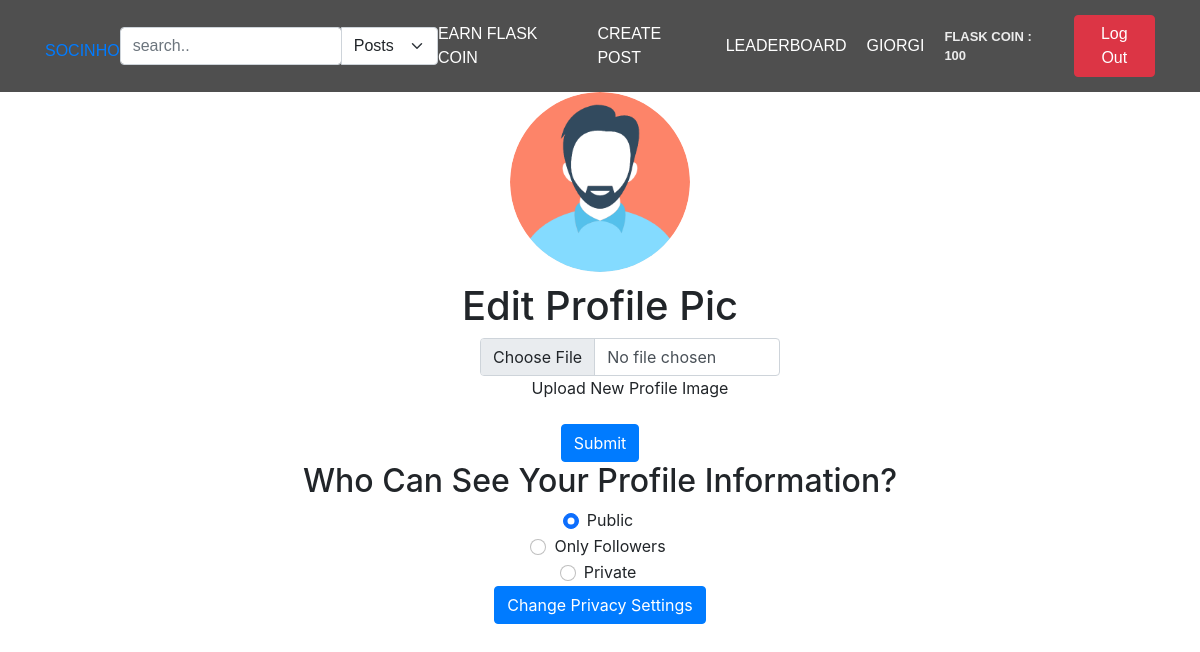
The page /user-settings (signed in) on the database its author committed.
### app/main/models.py (models this page shows, shortened)
class User(db.Model, UserMixin):
    id = db.Column(db.Integer, primary_key=True)
    username = db.Column(db.String(80), unique=True)
    email = db.Column(db.String(50), nullable=False)
    password = db.Column(db.String(50), nullable=False)
    user_image = db.Column(db.String(80), default='static/pfp/default.png')
    flask_coin = db.Column(db.Integer, default=100)
    privacy = db.Column(db.String(50), default='public')
    posts = db.relationship('Post', backref='user', lazy=True, cascade="all, delete-orphan")
    followers = db.relationship('Follow', foreign_keys='Follow.following_to_id', backref='following_to', lazy='dynamic', cascade="all, delete-orphan", uselist=True)
    following = db.relationship('Follow', foreign_keys='Follow.following_from_id', backref='following_from', lazy='dynamic', cascade="all, delete-orphan", uselist=True)
    likes = db.relationship('Like', backref='user', lazy=True, cascade="all, delete-orphan")
    def delete(self):
        db.session.delete(self)
        db.session.commit()

### app/main/views.py (the view)
@main_bp.route('/user-settings', methods=['GET', 'POST'])
@login_required
def user_settings():
    if request.method == 'GET':
        return render_template('user-settings.html')

### app/main/views.py (called while the page is built)
@login_manager.user_loader
def load_user(user_id):
    return User.query.get(user_id)

### app/main/templates/user-settings.html (shortened to what this page needs)
{% extends "main.html" %}
{% block content %}
<div style="text-align: center;">
    <img src="{{current_user.user_image}}" alt="pfp" width="180" height="180" style="border-radius: 50%;">
    <div style="text-align: center; margin-top: 10px;" >
        <form action="{{ url_for('main.change_pfp') }}" method="post" enctype="multipart/form-data">
            <h1 style="text-align: center;">Edit Profile Pic</h1>
            <div class="form-group" style="text-align: center; margin-left:40%; margin-right: 50%; width: 300px;">
                <input type="file" name="profile_picture" class="form-control" id="formFile" required>
                <label for="formFile" class="form-label">Upload New Profile Image</label>
            </div>
            <button type="submit" class="btn btn-primary">Submit</button>
        </form>
    </div>
</div>
<div style="text-align: center;">
    <h2>Who Can See Your Profile Information?</h2>
    <form action="{{ url_for('main.change_privacy') }}" method="post">
        <div class="form-check">
            {% if current_user.privacy == 'public' %}
                <input class="form-check-input" type="radio" name="info_privacy" id="flexRadioDefault1" value="public" checked>
            {% else %}
                <input class="form-check-input" type="radio" name="info_privacy" id="flexRadioDefault1" value="public">
            {% endif %}
            <label class="form-check-label" for="flexRadioDefault1">
            Public
            </label>
        </div>
        <div class="form-check">
            {% if current_user.privacy == 'followers' %}
                <input class="form-check-input" type="radio" name="info_privacy" id="flexRadioDefault2" value="followers" checked>
            {% else %}
                <input class="form-check-input" type="radio" name="info_privacy" id="flexRadioDefault2" value="followers">
            {% endif %}
            <label class="form-check-label" for="flexRadioDefault2">
            Only Followers
            </label>
        </div>
        <div class="form-check">
            {% if current_user.privacy == 'private' %}
                <input class="form-check-input" type="radio" name="info_privacy" id="flexRadioDefault3" value="private" checked>
            {% else %}
                <input class="form-check-input" type="radio" name="info_privacy" id="flexRadioDefault3" value="private">
            {% endif %}
            <label class="form-check-label" for="flexRadioDefault3">
            Private
            </label>
        </div>
        <div class="form-group" style="text-align: center;">
            <button class="btn btn-primary" type="submit">Change Privacy Settings</button>
        </div>
    </form>
</div>
{% endblock content %}

### app/main/templates/main.html (shortened to what this page needs)
<!DOCTYPE html>
<html lang="en">
<head>
    <link rel="stylesheet" href="https://cdn.jsdelivr.net/npm/bootstrap@5.0.0-alpha1/dist/css/bootstrap.min.css">
    <link rel="stylesheet" href="{{ url_for('static', filename='style.css') }}">
    <link rel="stylesheet" href="https://cdn.jsdelivr.net/npm/bootstrap@4.3.1/dist/css/bootstrap.min.css">
</head>
<body>
    <header class="main-header">
        <div class="container">
            <li class="socinho" ><a href="{{ url_for('main.index') }}">SOCINHO</a> </li>
            {% if current_user.is_authenticated %}
                <form action="{{ url_for('main.search') }}" method="post">
                    <div class="input-group">
                        <input  type="search" class="form-control rounded" placeholder="search.." aria-label="Search" aria-describedby="search-addon" name="search" required />
                        <select class="form-select" aria-label="Default select example" onchange="this.form.submit()" name="search_filter">
                            <option value="posts" >Posts</option>
                        </select>
                    </div>
                </form>
            {% endif %}
            <nav class="main-navigation">
                {% if current_user.username %}
                    <li><a href="{{ url_for('main.play_for_earn') }}">Earn Flask Coin </a></li>
                    <li><a href="/create-post" data-toggle="modal" data-target="#mymodal">Create Post</a></li>
                    <li><a href="/leaderboard">Leaderboard</a></li>
                    <li><a href="{{ url_for('main.user_profile') }}">{{current_user.username}}</a></li>
                    <li><p class="balance" style="margin: 0">Flask Coin : {{ current_user.flask_coin }}</p>
                {% endif %}
            </nav>
            <div>
                {% if current_user.username %}
                    <li>
                        <form action="{{ url_for('main.logout') }}">
                            <button name="submit" type="submit" class="btn btn-danger">Log Out</button>
                        </form>
                    </li>
                {% endif %}
            </div>
        </div>
    </header>
    {% block content %}
    {% endblock %}
</body>
</html>

### app/main/static/style.css (style rules this page uses)
body { background-color: #000; }
body { background-color: rgb(156, 205, 226); }
li { list-style-type: none; }
.main-header { top: 0; padding: 15px; width: 100%; background-color: rgba(35, 35, 35, 0.8); z-index: 11; }
.main-header .container { font-family: "Source Sans Pro Bold", sans-serif; display: flex; align-items: center; justify-content: space-between; text-transform: uppercase; }
.main-header .container .main-navigation { transition: 1s height; text-transform: uppercase; display: flex; align-items: center; }
.main-header .container .main-navigation li { width: fit-content; margin-right: 20px; padding: 0; }
.main-header .container .main-navigation li a { font-size: 16px; color: white; -webkit-transition: 0.3s; -moz-transition: 0.3s; -o-transition: 0.3s; transition: 0.3s; }
.balance { font-size: 13px; font-weight: bold; color: #ececec; }
body { background-color:#545454; font-family: "Poppins", sans-serif; font-weight: 300; }
.rounded { width: 55% !important; }
.socinho { margin-top: 10px; }

### rows shown on the page
User: username "GIORGI", flask_coin "100", user_image (placeholder picture)
